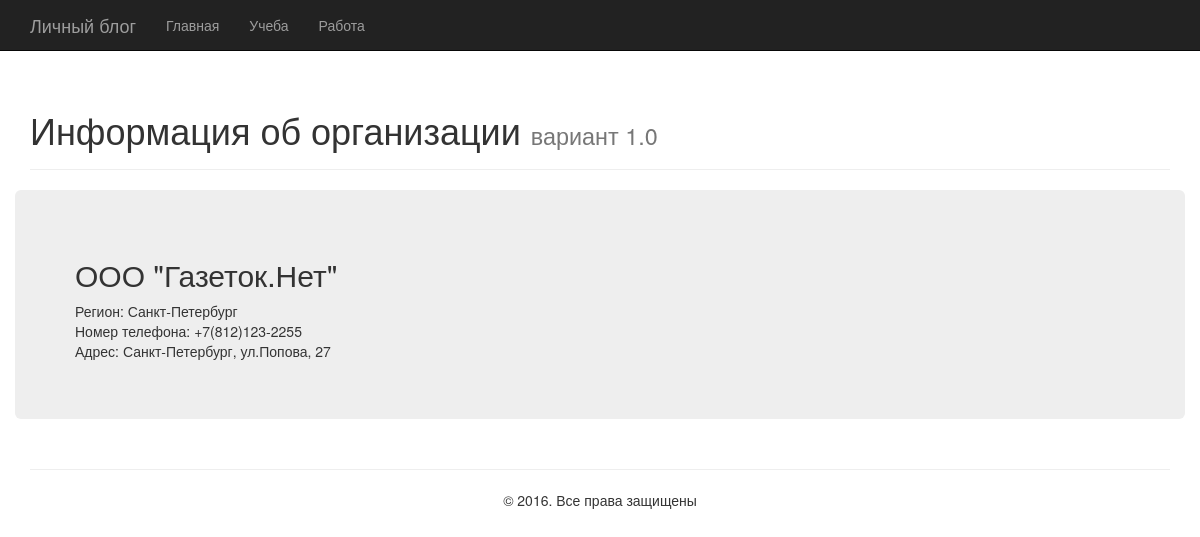
The page /organization/4 on the database its author committed.
### mainapp/models.py (models this page shows, shortened)
class Organization(models.Model):
    title = models.CharField(max_length=100, unique=True, db_index=True)
    region = models.CharField(max_length=50, blank=True)
    phone = models.CharField(max_length=20)
    address = models.CharField(max_length=100)

### mainapp/views.py (the view)
# urls.py: url(r'^organization/(\d{1,2})$', showOrganization),
def showOrganization(request, organizationId):
    data = {"title": "Информация об организации", "menu": getMainMenu(request.path)}
    data.update(getAboutMeInfo())
    data.update({"organization": Organization.objects.get(pk = organizationId)})
    return render_to_response('organization.html', data)

### mainapp/models.py (called while the page is built)
def getMainMenu(url="home"):
    array = [{"text": "Главная", "urlName": "home", "active": False},
             {"text": "Учеба", "urlName": "learn", "active": False},
             {"text": "Работа", "urlName": "work", "active": False}]
    newArray = []
    for obj in array:
        if reverse(obj['urlName']) == url:
            obj['active'] = True
        newArray.append(obj)
    return newArray

def getAboutMeInfo():
    data = {}
    data['lastName'] = 'Малахов'
    data['firstName'] = 'Максим'
    data['thirdName'] = 'Анатольевич'
    data['birthday'] = date(1984, 5, 5)
    data['likeFilm'] = ['Форест Гамп']
    return data

### templates/organization.html
{% extends 'base.html' %}
{% load staticfiles %}
{% block content %}
<section class="row">
    <div class="jumbotron">
      <h2>{{ organization.title }}</h2>
      <ul class="list-unstyled">
          <li>Регион: {{ organization.region }}</li>
          <li>Номер телефона: {{ organization.phone }}</li>
          <li>Адрес: {{ organization.address }}</li>
      </ul>
    </div>
</section>
{% endblock %}

### static/css/custom.css (style rules this page uses)
body { padding-top: 70px; }

### rows shown on the page
Organization: title "ООО \"Газеток.Нет\"", region "Санкт-Петербург", phone "+7(812)123-2255", address "Санкт-Петербург, ул.Попова, 27"

### other values the page prints
{{ link.text }} "Главная" "Учеба" "Работа"
{{ title|default:"Личный блог" }} "Информация об организации"
